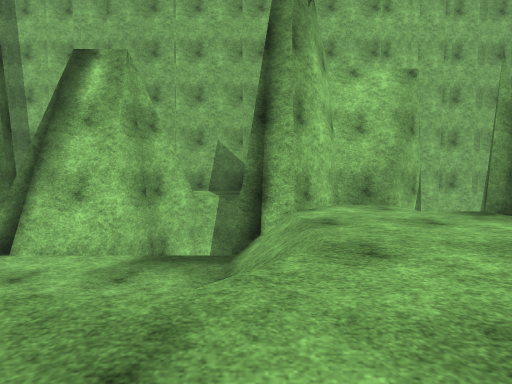
view 1 (above)

16 first-person views from a walk through a Unity game level. The camera is 1.2 m above the floor, tilts 4° down and sees 85° across. The floor is counted in squares, 2 m on a side. Each view is taken from the middle of a square. On the plan, view 1 faces up. The plan holds only what a view shows up to about 9 squares ahead; the rest is blank. The place goes on beyond the plan. Surface patterns are stand-ins for the level's own textures.

view 2
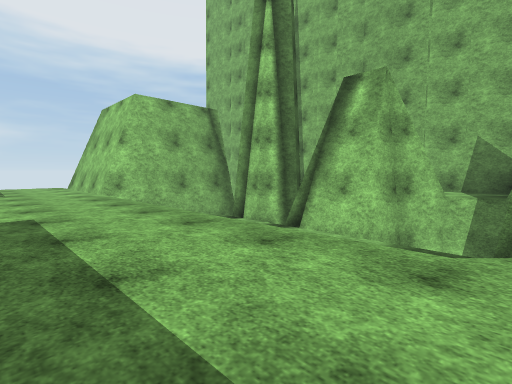

view 3
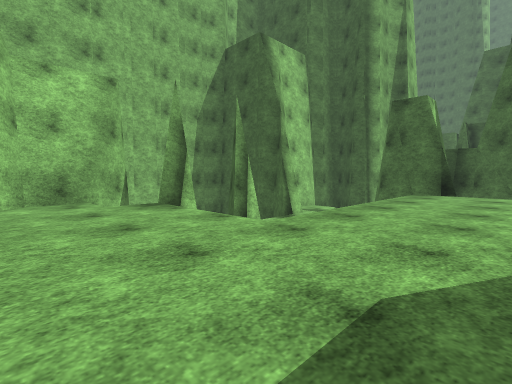

view 4
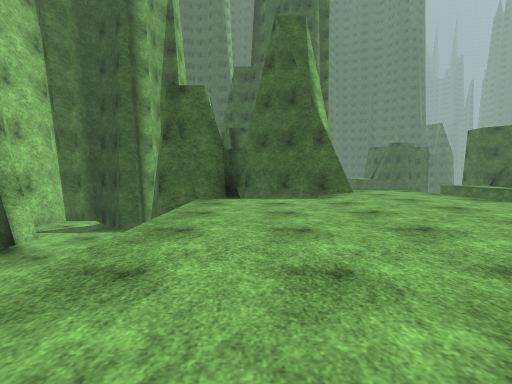

view 5
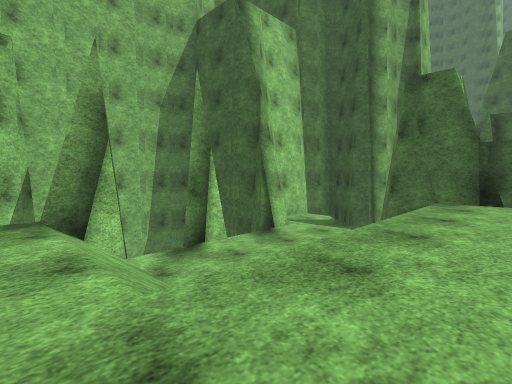

view 6
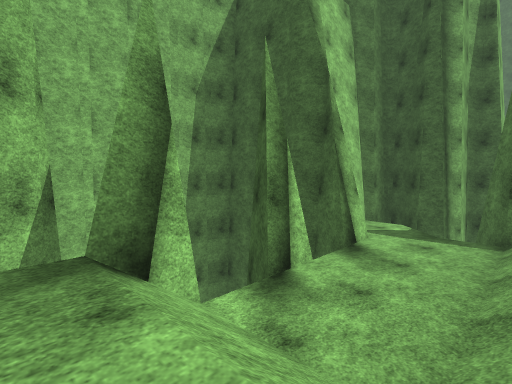

view 7
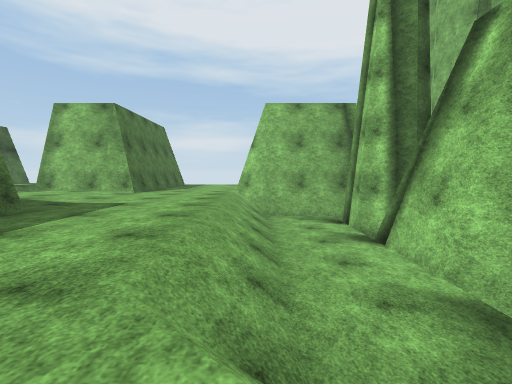

view 8
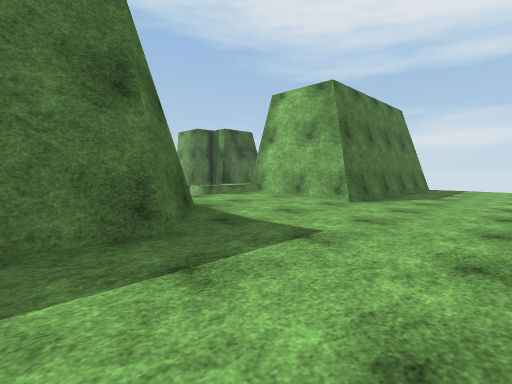

view 9
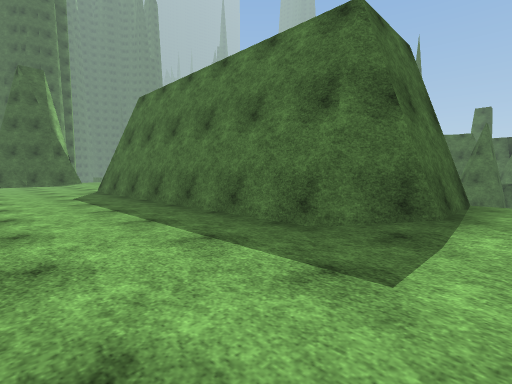

view 10
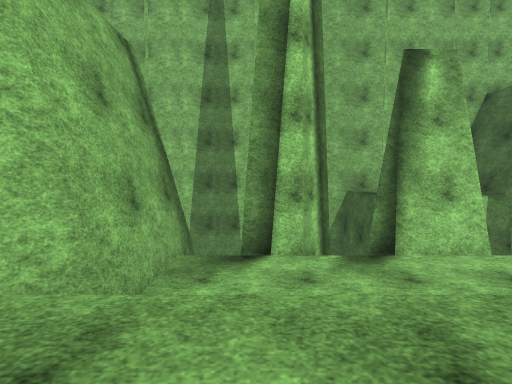

view 11
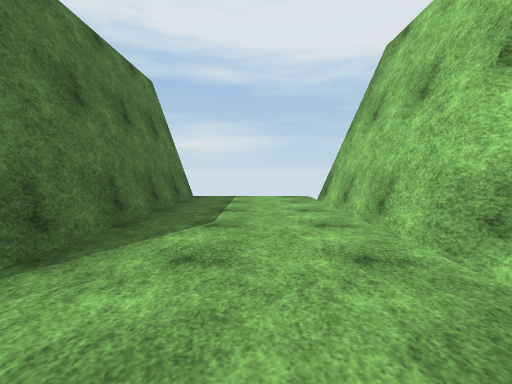

view 12
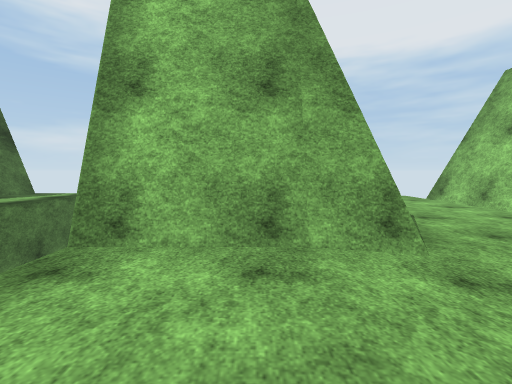

view 13
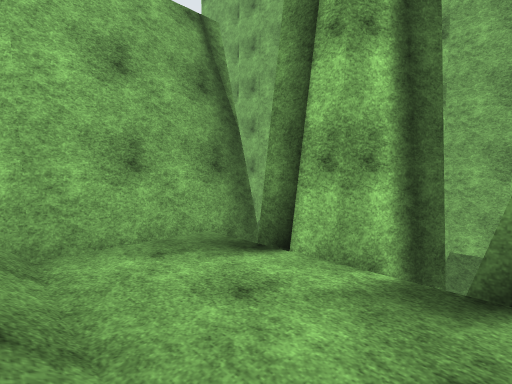

view 14
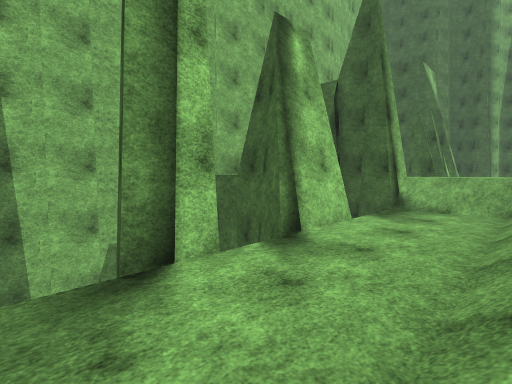

view 15
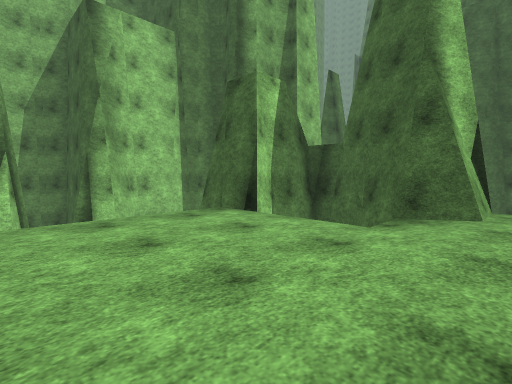

view 16
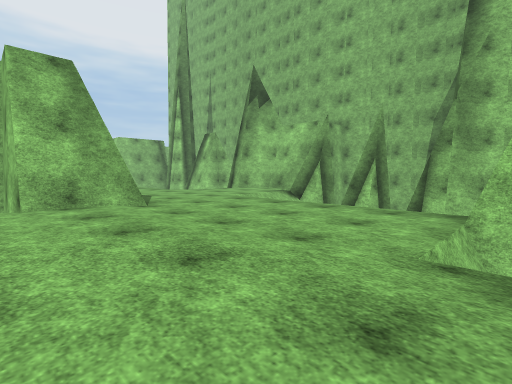

### Floor plan
Key: @ floor where view 1 was taken; # wall or solid block; x gap in a wall; . main floor; : floor 0.25 m higher than the main floor; - floor 1.5 m lower than the main floor; / step, stairs or slope; ^ raised ledge; v drop or lower ground.
Columns run from 13 left of view 1 to 14 right of it. Each row starts with its distance up from view 1.
  8   ## vvvvv#^^#   #vvv#
  7           ^ ^#       #
  6         vv##^####v   # ###
  5      #vx#x## ##.v#v#v###v##
  4      #-------/.../-----v ###
  3      #-------/.../-----v vv#
  2  #####////////...//////#
  1  ......................###
  0  ............@.........vv#
 -1  ......................v##
 -2 ######/../########......##
 -3      #:::##      #:::::::
 -4      #:::#      vv:::::::
 -5      vv  v

Positions as (right, up) in squares from view 1, and headings:
1: (0, 0), facing up
2: (0, -1), facing up-left
3: (1, -1), facing up-right
4: (3, 0), facing right
5: (3, 0), facing up-right
6: (3, 2), facing up-right
7: (1, 2), facing left
8: (-2, 1), facing down-left
9: (-5, 1), facing down-right
10: (-6, 0), facing up
11: (-6, 0), facing left
12: (-5, -3), facing left
13: (-4, 2), facing up-left
14: (-7, 2), facing up-right
15: (6, -3), facing up-right
16: (10, -4), facing up-left
